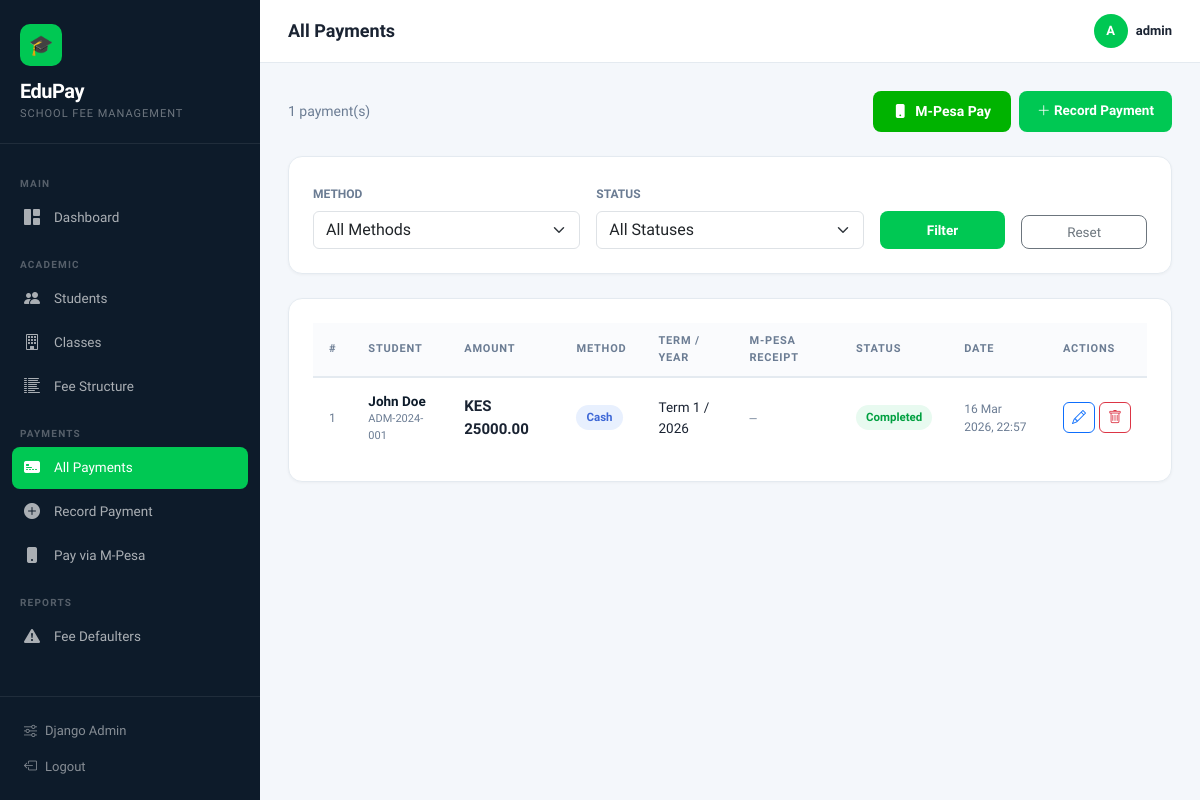
Page /payments/ (signed in) on the earlier database version.
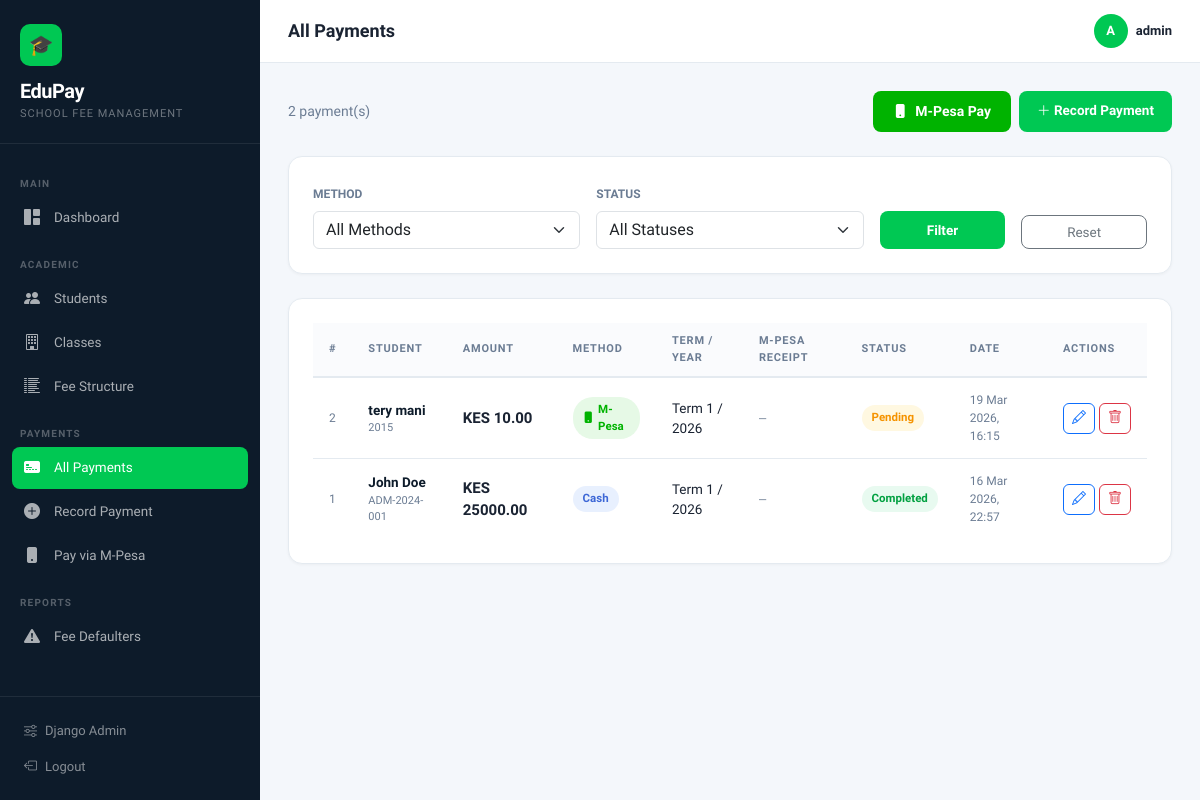
Same page on the later database version.
### fees/models.py (models this page shows, shortened)
class Payment(models.Model):
    STATUS_CHOICES = [
        ('pending', 'Pending'),
        ('completed', 'Completed'),
        ('failed', 'Failed'),
        ('cancelled', 'Cancelled'),
    ]
    METHOD_CHOICES = [
        ('mpesa', 'M-Pesa'),
        ('cash', 'Cash'),
        ('bank', 'Bank Transfer'),
        ('cheque', 'Cheque'),
    ]
    TERM_CHOICES = [('1', 'Term 1'), ('2', 'Term 2'), ('3', 'Term 3'), ('annual', 'Annual')]
    student = models.ForeignKey(Student, on_delete=models.CASCADE, related_name='payments')
    amount = models.DecimalField(max_digits=10, decimal_places=2)
    method = models.CharField(max_length=10, choices=METHOD_CHOICES, default='mpesa')
    status = models.CharField(max_length=10, choices=STATUS_CHOICES, default='pending')
    term = models.CharField(max_length=10, choices=TERM_CHOICES, default='1')
    year = models.PositiveIntegerField(default=timezone.now().year)
    reference = models.CharField(max_length=100, blank=True)          # Receipt / M-Pesa ref
    mpesa_checkout_id = models.CharField(max_length=100, blank=True)  # STK push checkout ID
    mpesa_receipt = models.CharField(max_length=50, blank=True)       # Final M-Pesa receipt
    phone_number = models.CharField(max_length=15, blank=True)
    notes = models.TextField(blank=True)
    created_at = models.DateTimeField(auto_now_add=True)
    updated_at = models.DateTimeField(auto_now=True)
    class Meta:
        ordering = ['-created_at']

class Student(models.Model):
    GENDER_CHOICES = [('M', 'Male'), ('F', 'Female'), ('O', 'Other')]
    STATUS_CHOICES = [('active', 'Active'), ('inactive', 'Inactive'), ('graduated', 'Graduated')]
    admission_number = models.CharField(max_length=20, unique=True)
    first_name = models.CharField(max_length=100)
    last_name = models.CharField(max_length=100)
    gender = models.CharField(max_length=1, choices=GENDER_CHOICES)
    date_of_birth = models.DateField(null=True, blank=True)
    student_class = models.ForeignKey(Class, on_delete=models.SET_NULL, null=True, related_name='students')
    parent_name = models.CharField(max_length=200)
    parent_phone = models.CharField(max_length=15)  # Used for M-Pesa STK Push
    parent_email = models.EmailField(blank=True)
    status = models.CharField(max_length=10, choices=STATUS_CHOICES, default='active')
    date_enrolled = models.DateField(default=timezone.now)
    photo = models.ImageField(upload_to='students/', null=True, blank=True)
    class Meta:
        ordering = ['last_name', 'first_name']
    @property
    def full_name(self):
        return f"{self.first_name} {self.last_name}"

### fees/views.py (the view)
# urls.py: path('payments/', views.payment_list, name='payment_list'),
@login_required
def payment_list(request):
    payments = Payment.objects.select_related('student').all()
    method = request.GET.get('method', '')
    status = request.GET.get('status', '')
    if method:
        payments = payments.filter(method=method)
    if status:
        payments = payments.filter(status=status)
    return render(request, 'fees/payment_list.html', {
        'payments': payments, 'method': method, 'status': status
    })

### fees/templates/fees/payment_list.html (shortened to what this page needs)
{% extends 'base.html' %}
{% block page_title %}All Payments{% endblock %}
{% block content %}
<div class="d-flex justify-content-between align-items-center mb-4">
  <p class="mb-0" style="color:#6b7c93; font-size:14px;">{{ payments|length }} payment(s)</p>
  <div class="d-flex gap-2">
    <a href="{% url 'mpesa_pay' %}" class="btn-mpesa btn btn-sm">
      <i class="bi bi-phone-fill"></i> M-Pesa Pay
    </a>
    <a href="{% url 'payment_create' %}" class="btn-ep btn btn-sm">
      <i class="bi bi-plus-lg"></i> Record Payment
    </a>
  </div>
</div>
<div class="ep-card mb-4">
  <form method="get" class="row g-3 align-items-end">
    <div class="col-md-4">
      <label class="form-label" style="font-size:12px; font-weight:600; color:#6b7c93;">METHOD</label>
      <select name="method" class="form-select">
        <option value="">All Methods</option>
      </select>
    </div>
    <div class="col-md-4">
      <label class="form-label" style="font-size:12px; font-weight:600; color:#6b7c93;">STATUS</label>
      <select name="status" class="form-select">
        <option value="">All Statuses</option>
      </select>
    </div>
    <div class="col-md-2">
      <button type="submit" class="btn-ep btn w-100">Filter</button>
    </div>
    <div class="col-md-2">
      <a href="{% url 'payment_list' %}" class="btn btn-outline-secondary w-100" style="border-radius:8px; font-size:13.5px;">Reset</a>
    </div>
  </form>
</div>
<div class="ep-card">
  <div class="table-responsive">
    <table class="ep-table">
      <thead>
        <tr>
          <th>#</th>
          <th>Student</th>
          <th>Amount</th>
          <th>Method</th>
          <th>Term / Year</th>
          <th>M-Pesa Receipt</th>
          <th>Status</th>
          <th>Date</th>
          <th>Actions</th>
        </tr>
      </thead>
      <tbody>
        {% for p in payments %}
        <tr>
          <td style="color:#6b7c93; font-size:12px;">{{ p.pk }}</td>
          <td>
            <a href="{% url 'student_detail' p.student.pk %}" style="font-weight:600; color:#0d1b2a; text-decoration:none;">
              {{ p.student.full_name }}
            </a>
            <div style="font-size:11px; color:#6b7c93;">{{ p.student.admission_number }}</div>
          </td>
          <td><strong style="font-size:15px;">KES {{ p.amount }}</strong></td>
          <td>
            <span class="ep-badge {% if p.method == 'mpesa' %}badge-mpesa{% else %}badge-cash{% endif %}">
              {% if p.method == 'mpesa' %}<i class="bi bi-phone-fill"></i>{% endif %}
              {{ p.get_method_display }}
            </span>
          </td>
          <td>Term {{ p.term }} / {{ p.year }}</td>
          <td style="font-family:'DM Mono', monospace; font-size:12px; color:#6b7c93;">
            {{ p.mpesa_receipt|default:p.reference|default:"—" }}
          </td>
          <td><span class="ep-badge badge-{{ p.status }}">{{ p.get_status_display }}</span></td>
          <td style="font-size:12px; color:#6b7c93;">{{ p.created_at|date:"d M Y, H:i" }}</td>
          <td>
            <div class="d-flex gap-1">
              <a href="{% url 'payment_edit' p.pk %}" class="btn btn-sm btn-outline-primary" style="border-radius:6px;" title="Edit">
                <i class="bi bi-pencil"></i>
              </a>
              <a href="{% url 'payment_delete' p.pk %}" class="btn btn-sm btn-outline-danger" style="border-radius:6px;" title="Delete">
                <i class="bi bi-trash"></i>
              </a>
            </div>
          </td>
        </tr>
        {% endfor %}
      </tbody>
    </table>
  </div>
</div>
{% endblock %}

### templates/base.html (shortened to what this page needs)
<!DOCTYPE html>
<html lang="en">
<head>
  <link href="https://cdn.jsdelivr.net/npm/bootstrap@5.3.2/dist/css/bootstrap.min.css" rel="stylesheet">
  <link href="https://cdn.jsdelivr.net/npm/bootstrap-icons@1.11.3/font/bootstrap-icons.css" rel="stylesheet">
</head>
<body>
<aside class="sidebar" id="sidebar">
  <div class="sidebar-brand">
    <div class="brand-icon">🎓</div>
    <div class="brand-name">EduPay</div>
    <div class="brand-sub">School Fee Management</div>
  </div>
  <nav class="sidebar-nav">
    <div class="nav-section-label">Main</div>
    <a href="{% url 'dashboard' %}" class="sidebar-link {% if request.resolver_match.url_name == 'dashboard' or request.resolver_match.url_name == 'home' %}active{% endif %}">
      <i class="bi bi-grid-1x2-fill"></i> Dashboard
    </a>
    <div class="nav-section-label">Academic</div>
    <a href="{% url 'student_list' %}" class="sidebar-link {% if 'student' in request.resolver_match.url_name %}active{% endif %}">
      <i class="bi bi-people-fill"></i> Students
    </a>
    <a href="{% url 'class_list' %}" class="sidebar-link {% if 'class' in request.resolver_match.url_name %}active{% endif %}">
      <i class="bi bi-building"></i> Classes
    </a>
    <a href="{% url 'fee_structure_list' %}" class="sidebar-link {% if 'fee_structure' in request.resolver_match.url_name %}active{% endif %}">
      <i class="bi bi-list-columns-reverse"></i> Fee Structure
    </a>
    <div class="nav-section-label">Payments</div>
    <a href="{% url 'payment_list' %}" class="sidebar-link {% if request.resolver_match.url_name == 'payment_list' %}active{% endif %}">
      <i class="bi bi-credit-card-2-front-fill"></i> All Payments
    </a>
    <a href="{% url 'payment_create' %}" class="sidebar-link {% if request.resolver_match.url_name == 'payment_create' %}active{% endif %}">
      <i class="bi bi-plus-circle-fill"></i> Record Payment
    </a>
    <a href="{% url 'mpesa_pay' %}" class="sidebar-link {% if 'mpesa' in request.resolver_match.url_name %}active{% endif %}">
      <i class="bi bi-phone-fill"></i> Pay via M-Pesa
    </a>
    <div class="nav-section-label">Reports</div>
    <a href="{% url 'defaulters_report' %}" class="sidebar-link {% if 'defaulters' in request.resolver_match.url_name %}active{% endif %}">
      <i class="bi bi-exclamation-triangle-fill"></i> Fee Defaulters
    </a>
  </nav>
  <div class="sidebar-footer">
    <a href="/admin/">
      <i class="bi bi-sliders"></i> Django Admin
    </a>
    <a href="{% url 'logout' %}">
      <i class="bi bi-box-arrow-left"></i> Logout
    </a>
  </div>
</aside>
<div class="main-wrap">
  <header class="topbar">
    <h1 class="page-title">{% block page_title %}Dashboard{% endblock %}</h1>
    <div class="topbar-right">
      <div class="user-badge">
        <div class="user-avatar">{{ request.user.username|first|upper }}</div>
        <span>{{ request.user.username }}</span>
      </div>
    </div>
  </header>
  <main class="page-content">
    {% block content %}{% endblock %}
  </main>
</div>
</body>
</html>

Differences in the rows shown:
added Payment: pk "2", student.full_name "tery mani", student.admission_number "2015", amount "10.00", method "M-Pesa", term "1", year "2026", mpesa_receipt "—", status "Pending", created_at "19 Mar 2026, 16:15"
Other differences:
{{ payments|length }}: "1" → "2"
